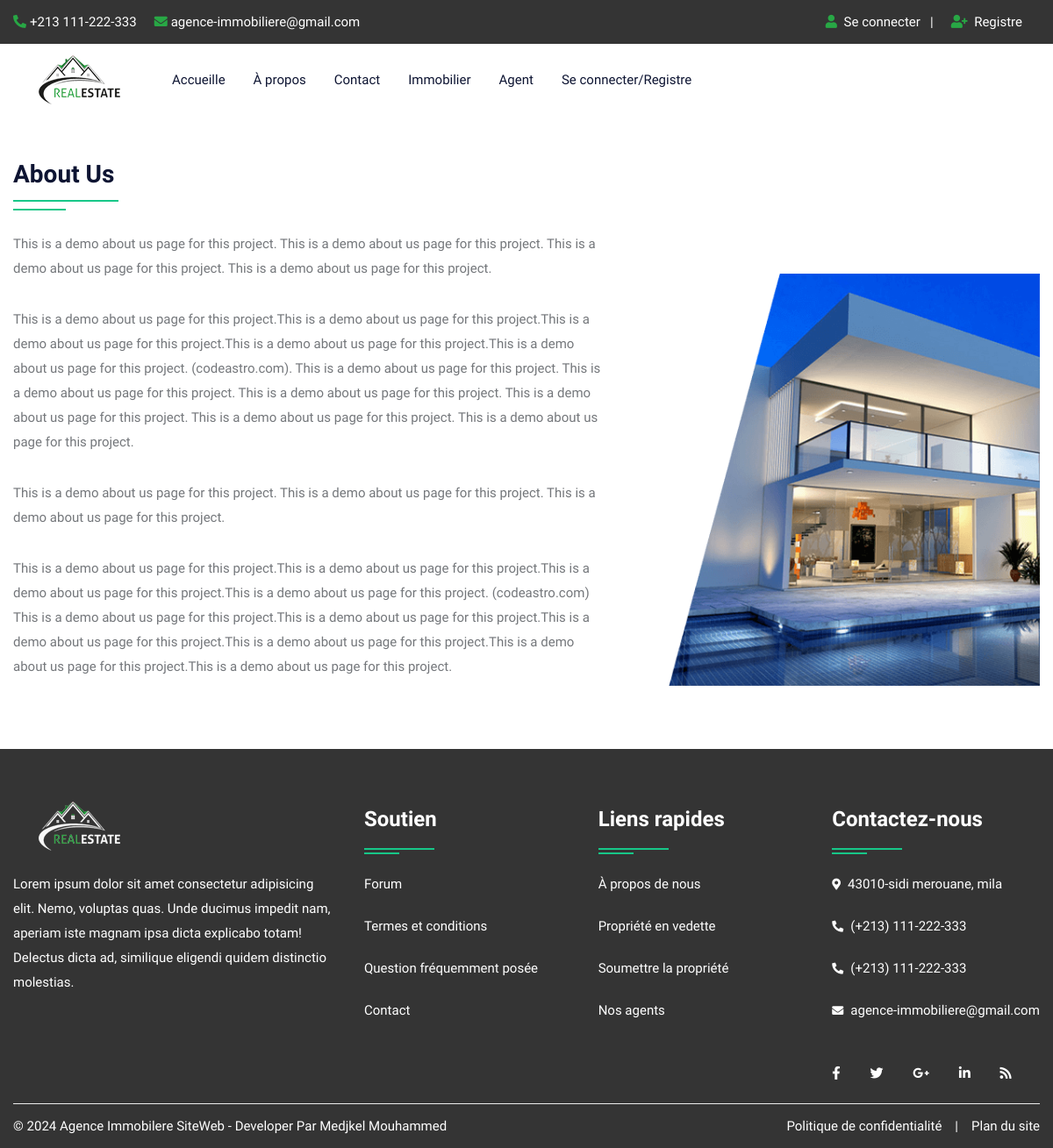
The page /about.php on the database as committed earlier.
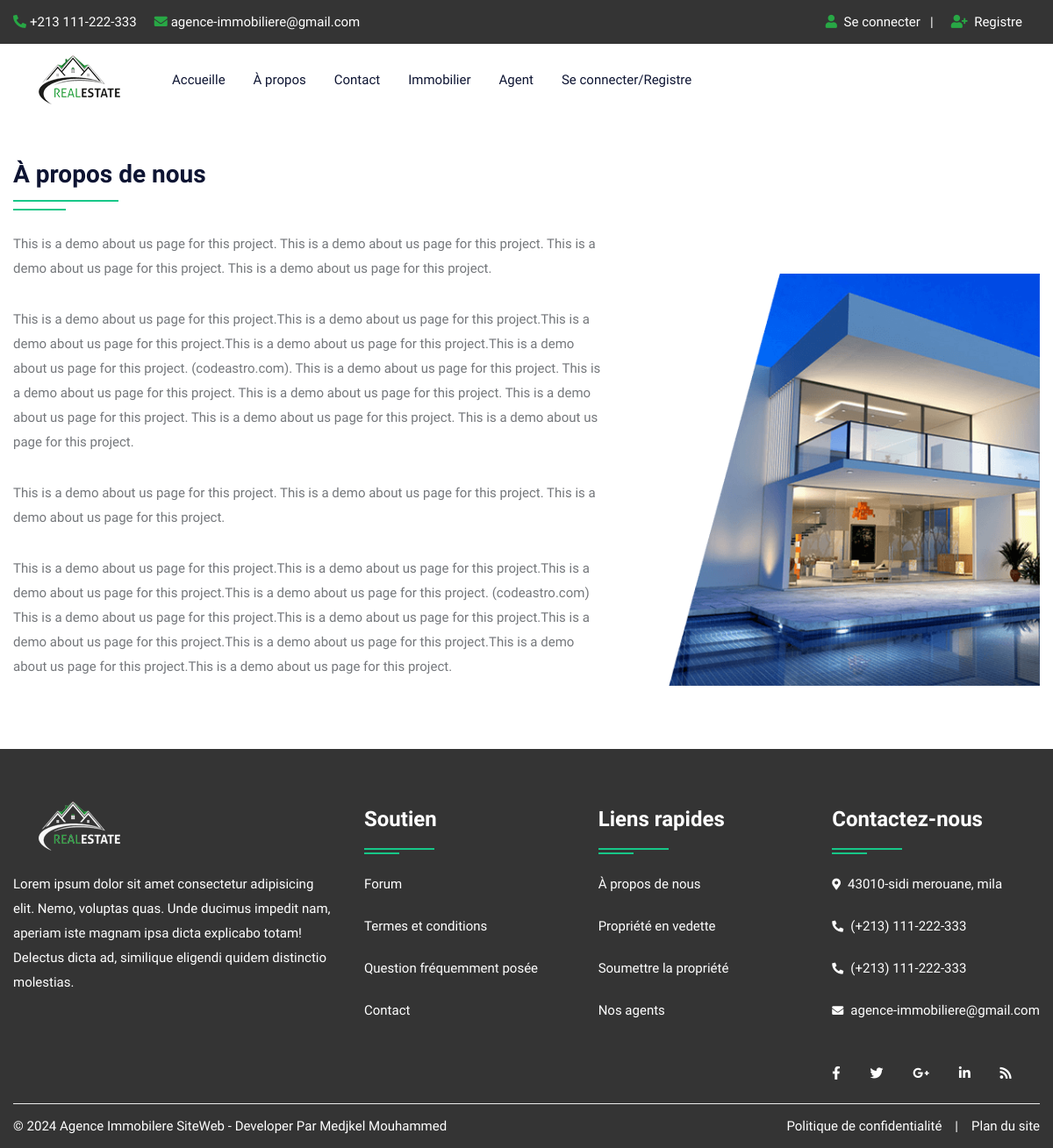
The same page on the database as committed later.
### tables this page shows
CREATE TABLE `about` (
  `id` int(10) NOT NULL,
  `title` varchar(100) NOT NULL,
  `content` longtext NOT NULL,
  `image` varchar(300) NOT NULL
);

### about.php (the view, shortened to what this page needs)
<!DOCTYPE html>
<html lang="en">
<head>
<link rel="stylesheet" type="text/css" href="css/bootstrap.min.css">
<link rel="stylesheet" type="text/css" href="css/bootstrap-slider.css">
<link rel="stylesheet" type="text/css" href="css/jquery-ui.css">
<link rel="stylesheet" type="text/css" href="css/layerslider.css">
<link rel="stylesheet" type="text/css" href="css/color.css" id="color-change">
<link rel="stylesheet" type="text/css" href="css/owl.carousel.min.css">
<link rel="stylesheet" type="text/css" href="css/font-awesome.min.css">
<link rel="stylesheet" type="text/css" href="fonts/flaticon/flaticon.css">
<link rel="stylesheet" type="text/css" href="css/style.css">
</head>
<body>
<div id="page-wrapper">
    <div class="row">
		<?php include("include/header.php");?>
        <div class="full-row">
            <div class="container">
				<?php
					$query=mysqli_query($con,"SELECT * FROM about");
					while($row=mysqli_fetch_array($query))
					{
				?>
				<div class="row">
                    <div class="col-md-12 col-lg-12">
                        <h3 class="double-down-line-left text-secondary position-relative pb-4 mb-4"><?php echo $row['1'];?></h3>
                    </div>
                </div>
                <div class="row about-company">
                    <div class="col-md-12 col-lg-7">
                        <div class="about-content">
                            <?php echo $row['2'];?>
                        </div>
                    </div>
                    <div class="col-md-12 col-lg-5 mt-5">
                        <div class="about-img"> <img src="admin/upload/<?php echo $row['3'];?>" alt="about image"> </div>
                    </div>
                </div>
				<?php } ?>
            </div>
        </div>
		<?php include("include/footer.php");?>
    </div>
</div>
</body>
</html>

Rows that differ between the two databases and show on the page:
changed about: title "About Us" → "À propos de nous"
